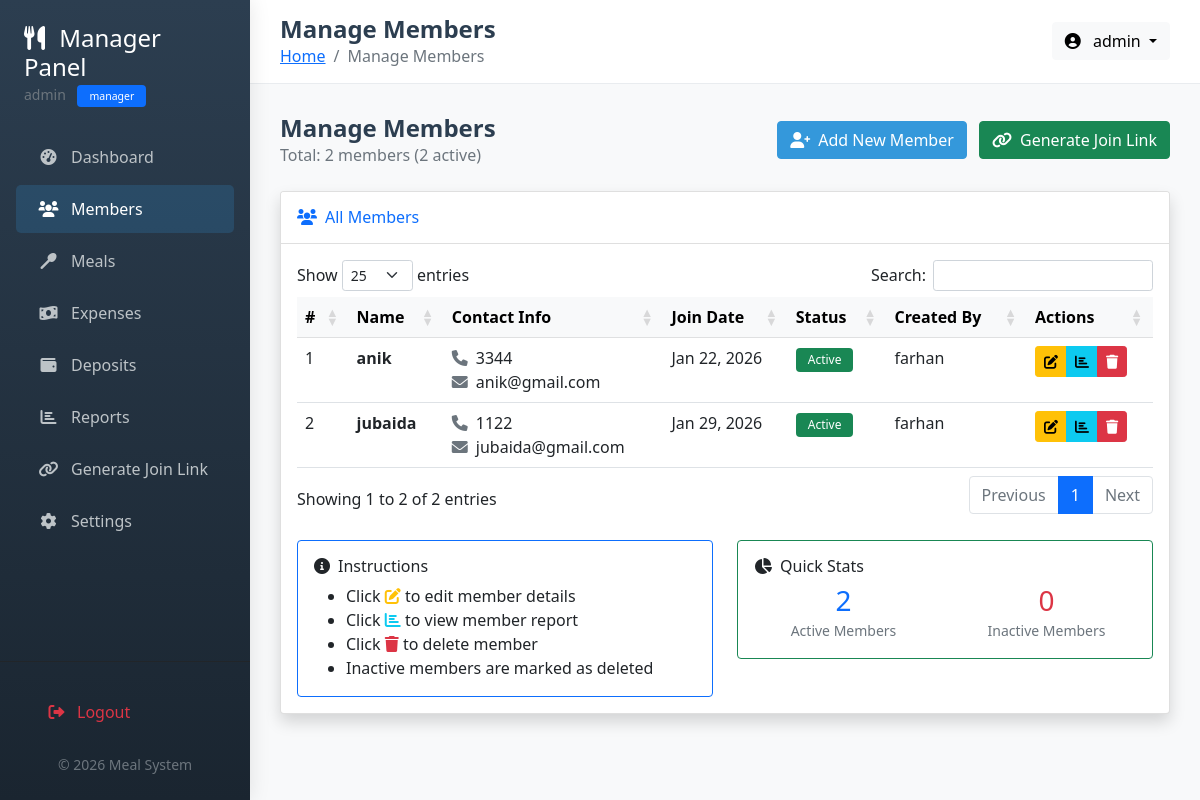
/manager/members.php (signed in), run on the app's committed database.
### tables this page shows
CREATE TABLE `members` (
  `member_id` int(11) NOT NULL,
  `name` varchar(100) NOT NULL,
  `phone` varchar(20) DEFAULT NULL,
  `email` varchar(100) DEFAULT NULL,
  `join_date` date NOT NULL,
  `status` enum('active','inactive') DEFAULT 'active',
  `created_by` int(11) DEFAULT NULL,
  `join_token` varchar(100) DEFAULT NULL,
  `token_expiry` datetime DEFAULT NULL,
  `created_at` timestamp NOT NULL DEFAULT current_timestamp()
);

CREATE TABLE `users` (
  `user_id` int(11) NOT NULL,
  `username` varchar(50) NOT NULL,
  `email` varchar(100) NOT NULL,
  `password` varchar(255) NOT NULL,
  `role` enum('manager','member') NOT NULL DEFAULT 'member',
  `member_id` int(11) DEFAULT NULL,
  `last_login` datetime DEFAULT NULL,
  `created_at` timestamp NOT NULL DEFAULT current_timestamp(),
  `is_active` tinyint(1) DEFAULT 1
);

### config/database.php (called while the page is built, shortened)
<?php
function getConnection() {
    static $conn = null;
    if ($conn === null) {
        $conn = mysqli_connect(DB_HOST, DB_USER, DB_PASS);
        mysqli_set_charset($conn, "utf8mb4");
    }
    return $conn;
}
?>

### includes/functions.php (called while the page is built, shortened)
<?php
require_once __DIR__ . '/../config/database.php';
class Functions {
    public function formatDate($date_string) {
        return date('M d, Y', strtotime($date_string));
    }
}
?>

### manager/members.php (the view, shortened to what this page needs)
<?php
require_once '../includes/functions.php';
$functions = new Functions();
require_once '../includes/header.php';
$sql = "SELECT m.*, u.username as created_by_name
        FROM members m
        LEFT JOIN users u ON m.created_by = u.user_id
        ORDER BY m.status DESC, m.name ASC";
$result = mysqli_query($conn, $sql);
$members = $result ? mysqli_fetch_all($result, MYSQLI_ASSOC) : [];
$active_count = 0;
foreach ($members as $member) {
    if ($member['status'] == 'active') {
        $active_count++;
    }
}
?>
<div class="row mb-4">
    <div class="col-12">
        <div class="d-flex justify-content-between align-items-center">
            <div>
                <h4 class="page-title mb-0">Manage Members</h4>
                <p class="text-muted mb-0">Total: <?php echo count($members); ?> members (<?php echo $active_count; ?> active)</p>
            </div>
            <div>
                <a href="add_member.php" class="btn btn-primary">
                    <i class="fas fa-user-plus me-2"></i>Add New Member
                </a>
                <a href="generate_link.php" class="btn btn-success ms-2">
                    <i class="fas fa-link me-2"></i>Generate Join Link
                </a>
            </div>
        </div>
    </div>
</div>
<div class="row">
    <div class="col-12">
        <div class="card shadow">
            <div class="card-header bg-white py-3">
                <h6 class="m-0 font-weight-bold text-primary"><i class="fas fa-users me-2"></i>All Members</h6>
            </div>
            <div class="card-body">
                <?php if (empty($members)): ?>
                <div class="text-center py-5">
                    <i class="fas fa-users fa-3x text-muted mb-3"></i>
                    <h5>No Members Found</h5>
                    <p class="text-muted">Add your first member to get started</p>
                    <a href="add_member.php" class="btn btn-primary">
                        <i class="fas fa-user-plus me-2"></i>Add First Member
                    </a>
                </div>
                <?php else: ?>
                <div class="table-responsive">
                    <table class="table table-hover datatable">
                        <thead class="table-light">
                            <tr>
                                <th>#</th>
                                <th>Name</th>
                                <th>Contact Info</th>
                                <th>Join Date</th>
                                <th>Status</th>
                                <th>Created By</th>
                                <th>Actions</th>
                            </tr>
                        </thead>
                        <tbody>
                            <?php $counter = 1; ?>
                            <?php foreach ($members as $member): ?>
                            <tr>
                                <td><?php echo $counter++; ?></td>
                                <td>
                                    <strong><?php echo htmlspecialchars($member['name']); ?></strong>
                                </td>
                                <td>
                                    <?php if ($member['phone']): ?>
                                    <div><i class="fas fa-phone text-muted me-2"></i><?php echo $member['phone']; ?></div>
                                    <?php endif; ?>
                                    <?php if ($member['email']): ?>
                                    <div><i class="fas fa-envelope text-muted me-2"></i><?php echo $member['email']; ?></div>
                                    <?php endif; ?>
                                </td>
                                <td><?php echo $functions->formatDate($member['join_date']); ?></td>
                                <td>
                                    <?php if ($member['status'] == 'active'): ?>
                                    <span class="badge bg-success">Active</span>
                                    <?php else: ?>
                                    <span class="badge bg-danger">Inactive</span>
                                    <?php endif; ?>
                                </td>
                                <td><?php echo $member['created_by_name'] ?: 'System'; ?></td>
                                <td>
                                    <div class="btn-group btn-group-sm" role="group">
                                        <a href="edit_member.php?id=<?php echo $member['member_id']; ?>"
                                           class="btn btn-warning" title="Edit">
                                            <i class="fas fa-edit"></i>
                                        </a>
                                        <a href="member_report.php?member_id=<?php echo $member['member_id']; ?>"
                                           class="btn btn-info" title="View Report">
                                            <i class="fas fa-chart-bar"></i>
                                        </a>
                                        <button type="button" class="btn btn-danger"
                                                onclick="confirmDelete(<?php echo $member['member_id']; ?>, '<?php echo addslashes($member['name']); ?>')"
                                                title="Delete">
                                            <i class="fas fa-trash"></i>
                                        </button>
                                    </div>
                                </td>
                            </tr>
                            <?php endforeach; ?>
                        </tbody>
                    </table>
                </div>
                <div class="row mt-4">
                    <div class="col-md-6">
                        <div class="card border-primary">
                            <div class="card-body">
                                <h6><i class="fas fa-info-circle me-2"></i>Instructions</h6>
                                <ul class="mb-0">
                                    <li>Click <i class="fas fa-edit text-warning"></i> to edit member details</li>
                                    <li>Click <i class="fas fa-chart-bar text-info"></i> to view member report</li>
                                    <li>Click <i class="fas fa-trash text-danger"></i> to delete member</li>
                                    <li>Inactive members are marked as deleted</li>
                                </ul>
                            </div>
                        </div>
                    </div>
                    <div class="col-md-6">
                        <div class="card border-success">
                            <div class="card-body">
                                <h6><i class="fas fa-chart-pie me-2"></i>Quick Stats</h6>
                                <div class="row">
                                    <div class="col-6">
                                        <div class="text-center">
                                            <h3 class="text-primary mb-0"><?php echo $active_count; ?></h3>
                                            <small class="text-muted">Active Members</small>
                                        </div>
                                    </div>
                                    <div class="col-6">
                                        <div class="text-center">
                                            <h3 class="text-danger mb-0"><?php echo count($members) - $active_count; ?></h3>
                                            <small class="text-muted">Inactive Members</small>
                                        </div>
                                    </div>
                                </div>
                            </div>
                        </div>
                    </div>
                </div>
                <?php endif; ?>
            </div>
        </div>
    </div>
</div>
<?php
require_once '../includes/footer.php';
?>

### includes/header.php (style rules this page uses)
:root { --primary-color: #2c3e50; --secondary-color: #3498db; --success-color: #27ae60; --warning-color: #f39c12; --danger-color: #e74c3c; }
body { font-family: 'Segoe UI', Tahoma, Geneva, Verdana, sans-serif; background-color: #f8f9fa; min-height: 100vh; }
.btn-primary { background-color: var(--secondary-color); border-color: var(--secondary-color); }
.page-title { color: var(--primary-color); font-weight: 600; margin-bottom: 5px; }
.badge { padding: 6px 12px; font-weight: 500; }

### data on the page
members: name "anik", phone "3344", email "anik@gmail.com", join_date "Jan 22, 2026", status "Active", created_by.username "farhan"
members: name "jubaida", phone "1122", email "jubaida@gmail.com", join_date "Jan 29, 2026", status "Active", created_by.username "farhan"

### other printed values
$_SESSION['username'] "admin"
$_SESSION['role'] "manager"
$page_title "Manage Members"
count($members) "2"
$active_count "2"
count($members) - $active_count "0"
